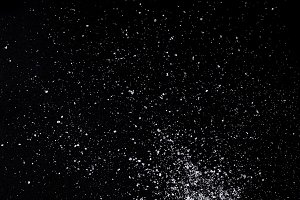
#> input picture ImageProcessing/salt.jpg, 300 x 200 px
$ python Splitting.py --image salt.jpg
#> lines starting #> are read from the running program, lines starting #| are printed output that depends on the picture
import numpy as np
import argparse
import cv2

ap=argparse.ArgumentParser()
ap.add_argument("-i","--image", required=True, help="Path to the image")
args=vars(ap.parse_args())


image=cv2.imread(args["image"])
#> image is the input picture: shape (200, 300, 3); mean B, G, R 12, 10.7, 10.8
cv2.imshow("Original",image)

cv2.waitKey(0)

(B, G, R)=cv2.split(image)

cv2.imshow("Red", R)
cv2.imshow("Green", G)
cv2.imshow("Blue", B)

cv2.waitKey(0)

merged=cv2.merge([B, G ,R])
cv2.imshow("Merged", merged)

cv2.waitKey(0)

zeros=np.zeros(image.shape[:2], dtype="uint8")
Red=cv2.merge([zeros, zeros, R])
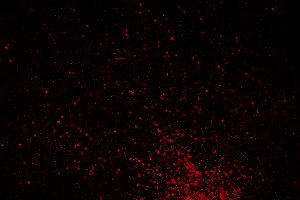
#> Red: shape (200, 300, 3); mean of channels 0, 1, 2 0, 0, 10.8; drawn as B, G, R
Green=cv2.merge([zeros, G, zeros])
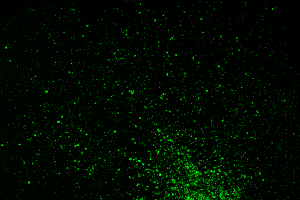
#> Green: shape (200, 300, 3); mean of channels 0, 1, 2 0, 10.7, 0; drawn as B, G, R
Blue=cv2.merge([B, zeros,zeros])
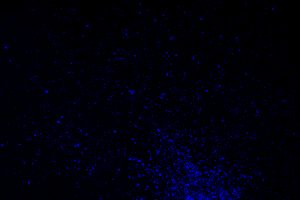
#> Blue: shape (200, 300, 3); mean of channels 0, 1, 2 12, 0, 0; drawn as B, G, R

cv2.imshow("Blue Component", Blue)

cv2.imshow("Red Component", Red)

cv2.imshow("Green Component", Green)

cv2.waitKey(0)
